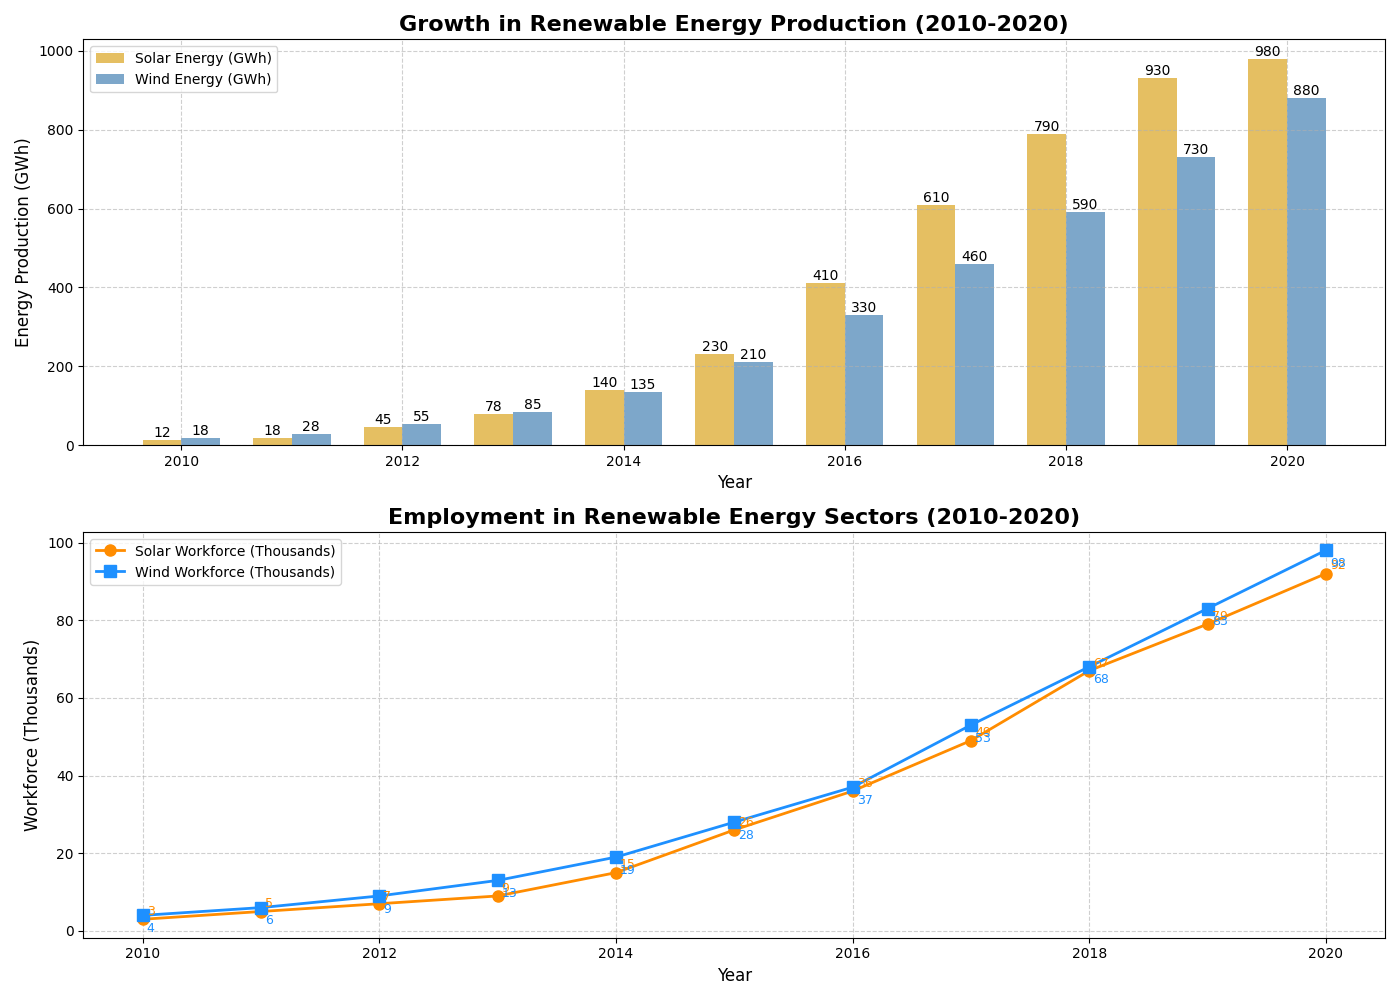

This figure's Python source:
import matplotlib.pyplot as plt
import numpy as np

# Data construction for the following series:
years = np.arange(2010, 2021)
solar_energy = np.array([12, 18, 45, 78, 140, 230, 410, 610, 790, 930, 980])  # Altered Solar energy production in GWh
wind_energy = np.array([18, 28, 55, 85, 135, 210, 330, 460, 590, 730, 880])   # Altered Wind energy production in GWh
solar_workforce = np.array([3, 5, 7, 9, 15, 26, 36, 49, 67, 79, 92])         # Altered Solar workforce in thousands
wind_workforce = np.array([4, 6, 9, 13, 19, 28, 37, 53, 68, 83, 98])         # Altered Wind workforce in thousands

# Create the plot
fig, (ax1, ax2) = plt.subplots(2, 1, figsize=(14, 10))

# First subplot: Energy production (bar chart)
bar_width = 0.35
bar1 = ax1.bar(years - bar_width/2, solar_energy, bar_width, label='Solar Energy (GWh)', color='goldenrod', alpha=0.7)
bar2 = ax1.bar(years + bar_width/2, wind_energy, bar_width, label='Wind Energy (GWh)', color='steelblue', alpha=0.7)

for bar in bar1:
    height = bar.get_height()
    ax1.text(bar.get_x() + bar.get_width() / 2.0, height, f'{height}', ha='center', va='bottom')
for bar in bar2:
    height = bar.get_height()
    ax1.text(bar.get_x() + bar.get_width() / 2.0, height, f'{height}', ha='center', va='bottom')

# Second subplot: Workforce (line chart)
ax2.plot(years, solar_workforce, '-o', label='Solar Workforce (Thousands)', color='darkorange', linewidth=2, markersize=8)
ax2.plot(years, wind_workforce, '-s', label='Wind Workforce (Thousands)', color='dodgerblue', linewidth=2, markersize=8)

for x, y in zip(years, solar_workforce):
    ax2.annotate(f'{y}', xy=(x, y), xytext=(3, 3), textcoords='offset points', fontsize=9, color='darkorange')
for x, y in zip(years, wind_workforce):
    ax2.annotate(f'{y}', xy=(x, y), xytext=(3, -12), textcoords='offset points', fontsize=9, color='dodgerblue')

# Customizing the plot
ax1.set_title("Growth in Renewable Energy Production (2010-2020)", fontsize=16, fontweight='bold')
ax1.set_xlabel("Year", fontsize=12)
ax1.set_ylabel("Energy Production (GWh)", fontsize=12)
ax1.legend(loc='upper left', fontsize=10)
ax1.grid(True, linestyle='--', alpha=0.6)

ax2.set_title("Employment in Renewable Energy Sectors (2010-2020)", fontsize=16, fontweight='bold')
ax2.set_xlabel("Year", fontsize=12)
ax2.set_ylabel("Workforce (Thousands)", fontsize=12)
ax2.legend(loc='upper left', fontsize=10)
ax2.grid(True, linestyle='--', alpha=0.6)

plt.tight_layout()
plt.show()
